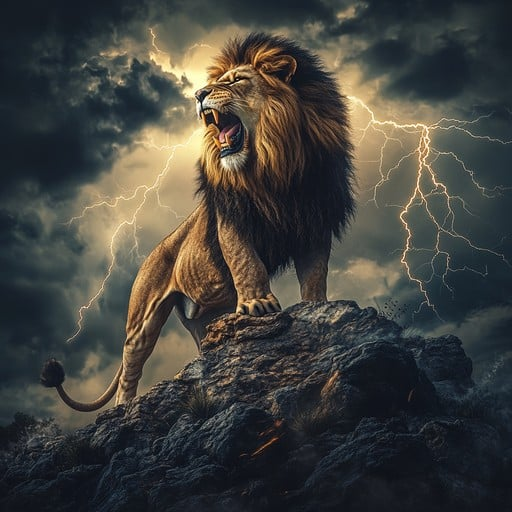
#> input picture Sec(5)-Opencv/4.Color Thresholding/majestic-lion-roaring-stockcake.jpg, 512 x 512 px
$ jupyter execute color_thresholding.ipynb
#> lines starting #> are read from the running program, lines starting #| are printed output that depends on the picture; after the words box and inside, x2 and y2 are one past the last pixel; in counts of white or black regions, pixels touching at a corner belong together
[cell 1]
import cv2
import numpy as np
import matplotlib.pyplot as plt

[cell 2]
# !pip install matplotlib
# !pip install numpy

[cell 3]
image = cv2.imread("./majestic-lion-roaring-stockcake.jpg")
#> image is the input picture: shape (512, 512, 3); mean B, G, R 61.9, 66.4, 66.7

[cell 4]
image is None
#> Out = False

[cell 5]
cv2.imshow("Color Thresholding",image)
cv2.waitKey(0)
cv2.destroyAllWindows()

[cell 6]
image_rgb = cv2.cvtColor(image, cv2.COLOR_BGR2RGB)
image_hsv = cv2.cvtColor(image, cv2.COLOR_BGR2HSV)
#> image_hsv: shape (512, 512, 3); mean H, S, V 75.6, 77.7, 75.8

[cell 7]
plt.imshow(image_rgb)

- Decide a target color and see the hsv color space range and target it
###### https://colorizer.org/

[cell 8]
# Mytarget== lightning
#  Keeep in mind that cv2 uses 0-255, 0-179

[cell 9]
lower_bound=np.array([49,52,63])
upper_bound=np.array([180,93,83])

[cell 10]
mask = cv2.inRange(image_hsv, lower_bound, upper_bound)
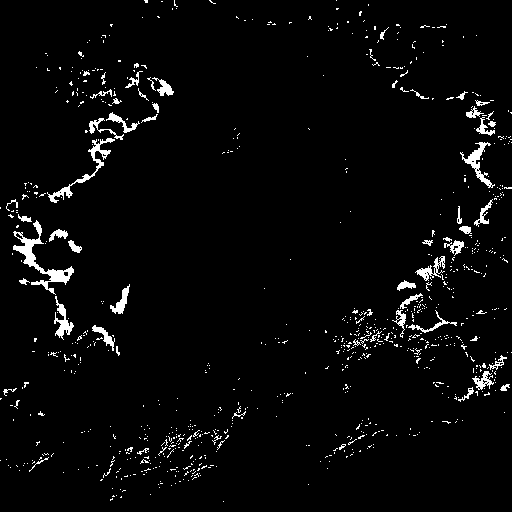
#> mask: shape (512, 512); 3.3% white; 841 white regions (781 under 20 px), largest, box (x1, y1, x2, y2) and area: (13, 220, 74, 295) 918, (47, 138, 115, 203) 536, (460, 142, 495, 188) 401

[cell 11]
plt.imshow(mask)

[cell 12]
red_hsv = np.uint8([[[180, 255, 73]]])
red_bgr = cv2.cvtColor(red_hsv, cv2.COLOR_HSV2BGR)[0][0]
red_rgb= cv2.cvtColor(red_hsv, cv2.COLOR_HSV2RGB)[0][0]

[cell 13]
plt.imshow(cv2.cvtColor(red_hsv, cv2.COLOR_HSV2RGB))
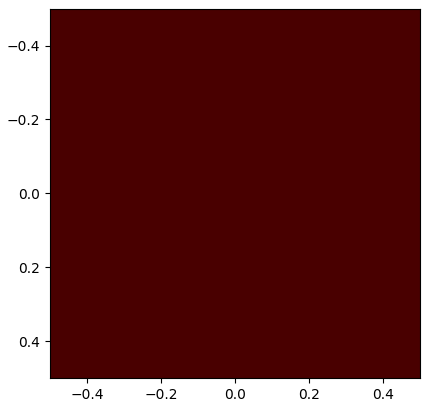
#> figure drawn by matplotlib, 1 panel

[cell 14]
image_result = image.copy()
image_result[mask>0] = red_bgr
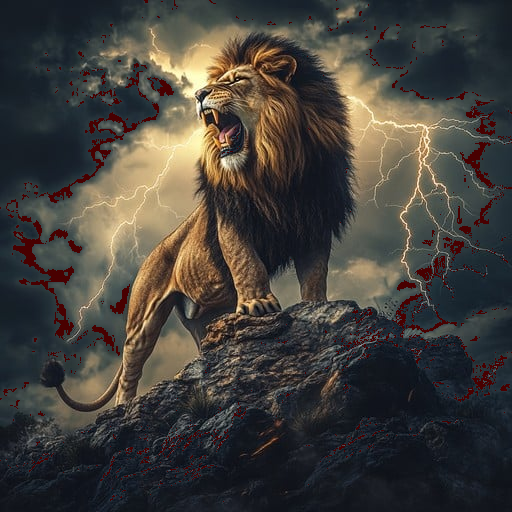
#> image_result: shape (512, 512, 3); 3.3% of pixels changed, all inside (x1, y1, x2, y2) = (0, 0, 512, 502)

[cell 15]
image_result_rgb = cv2.cvtColor(image_result, cv2.COLOR_BGR2RGB)

[cell 16]
# PLOT

fig, axs = plt.subplots(1,3, figsize=(12,6))

axs[0].imshow(image_rgb)
axs[0].set_title("Original Image")
axs[0].axis('off')

axs[1].imshow(mask)
axs[1].set_title("Binary Mask")   #Althoug mask is black and white but matplotlib uses purple and yellow type color for 0 and 1
axs[1].axis('off')


axs[2].imshow(image_result_rgb)
axs[2].set_title("Output Image")
axs[2].axis('off')

plt.tight_layout()
plt.show()
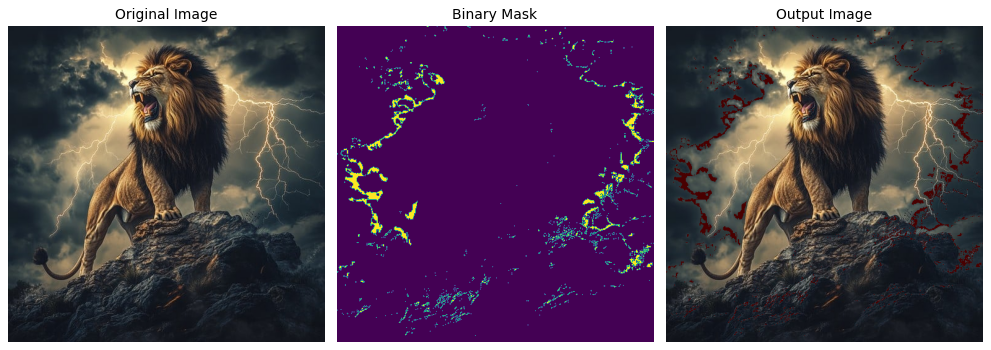
#> figure drawn by matplotlib, 3 panels
